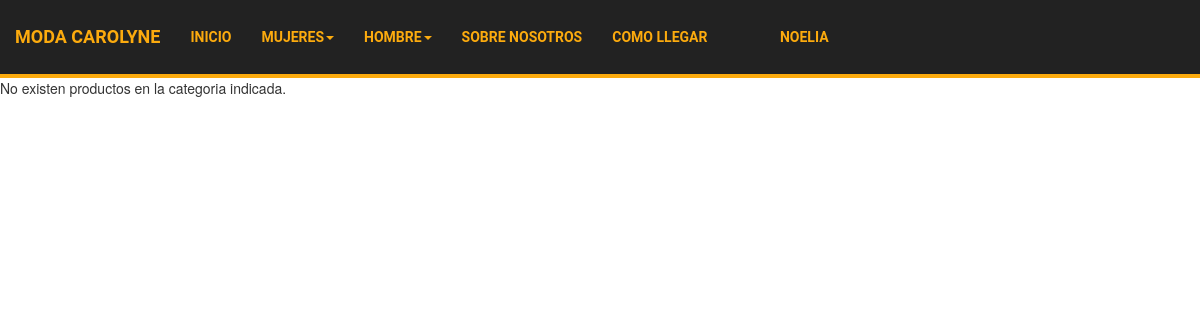
Page /usuarios/chaqueta-hombre.php (signed in) on the earlier database version.
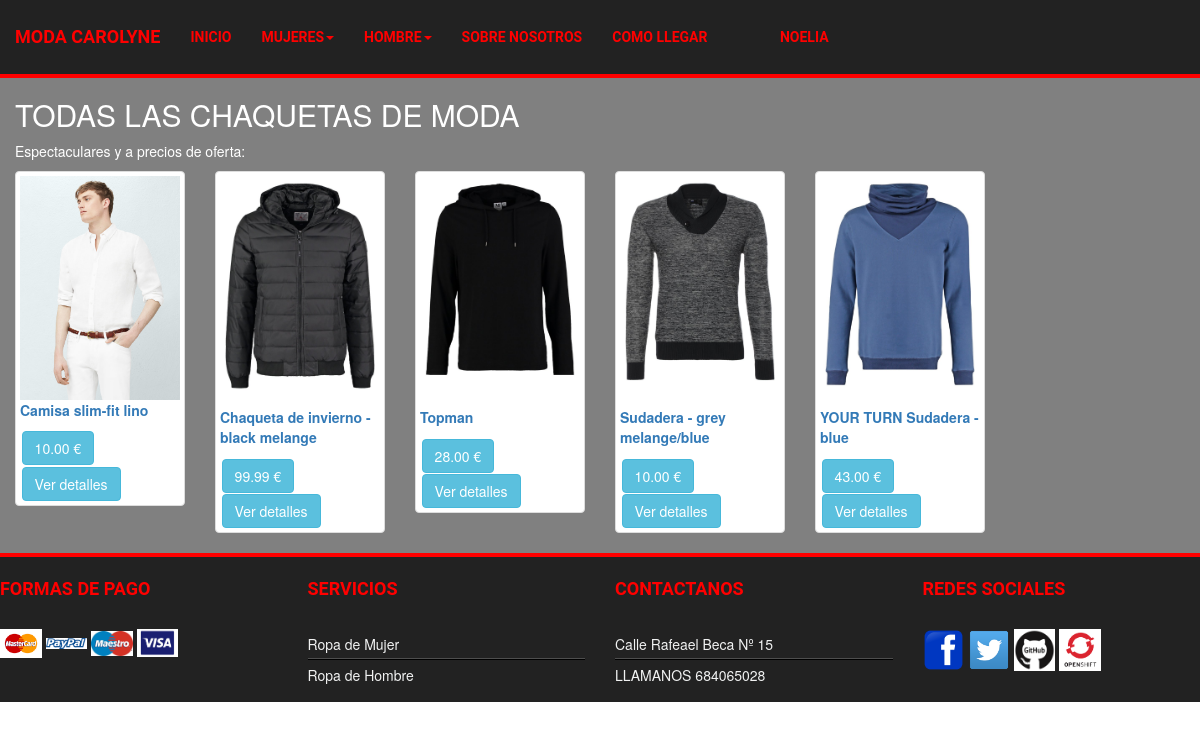
Same page on the later database version.
### tables this page shows
CREATE TABLE IF NOT EXISTS `producto` (
  `codproducto` int(6) NOT NULL AUTO_INCREMENT,
  `coddistribuidor` int(6) NOT NULL,
  `nombre` varchar(50) NOT NULL,
  `descripcion` varchar(3000) NOT NULL,
  `stock` int(6) NOT NULL,
  `foto` varchar(200) NOT NULL,
  `categoria` varchar(30) NOT NULL,
  `precio` double(4,2) NOT NULL,
  `sexo` varchar(10) NOT NULL,
  PRIMARY KEY (`codproducto`),
  KEY `fk_producto_1_idx` (`coddistribuidor`)
);

### usuarios/chaqueta-hombre.php (the view, shortened to what this page needs)
<?php
  include_once("../plantilla/db_configuration.php");
?>
<!DOCTYPE html>
<html lang="">
  <head>
    <link rel="stylesheet" href="http://maxcdn.bootstrapcdn.com/bootstrap/3.3.5/css/bootstrap.min.css">
	  <link rel="stylesheet" href="https://maxcdn.bootstrapcdn.com/font-awesome/4.5.0/css/font-awesome.min.css">
      <?php
      include "../plantilla/temas.php"
      ?>
    </head>
    <body>
      <?php
      if(isset($_SESSION['nombre'])){
      ?>
<?php
  include "../plantilla/header.php"
?>
<?php
$connection = new mysqli($db_host, $db_user, $db_password, $db_name);
$connection->set_charset("utf8");
$consulta=("SELECT * from producto where  categoria='chaquetas' and sexo='hombre';");
	$result = $connection->query($consulta);
  if (isset($result) && $result->num_rows==0) {
  echo "<p>
	No existen productos en la categoria indicada.
   </p>";
 } else {
   ?>
    <div class="container">
  <h2>TODAS LAS CHAQUETAS DE MODA</h2>
  <p>Espectaculares y a precios de oferta:</p>
  <div class="row">
    <?php
    while($obj = $result->fetch_object()) {
    echo "<div class='col-md-2'>";
    echo "<a href='clienteproducto.php?id=$obj->codproducto' class='thumbnail'>";
    echo "<img src='../imagenes/$obj->foto'>";
      echo "<p id='parrafo'><b>$obj->nombre</b></p>";
    echo "<button type='button' class='btn btn-info'>$obj->precio €</button>";
    if($obj->stock<=0){
      echo "<button type='button' class='btn btn-danger'>Ver detalles</button>";
    }else{
        echo "<button type='button' class='btn btn-info'>Ver detalles</button>";
    }?>
      </a>
    </div>
<?php } ?>
  </div>
</div>
<?php
  include "../plantilla/foot.php"
?>
<?php
}
}else{
  header("Location:registro.php");
}
  ?>
    </body>
</html>

### plantilla/temas.php (shortened to what this page needs)
  <?php
    switch ($_SESSION["estilo"]) {
    case 0:
        echo '<link rel="stylesheet" href="../css/default.css">';
        break;
    case 2:
        echo '<link rel="stylesheet" href="../css/plantilla2.css">';
        break;
}
    ?>

### plantilla/header.php (shortened to what this page needs)
<header>
     <nav class="navbar navbar-inverse navbar-static-top" role="navigation" id="cabeza">
    <div class="navbar-header">
      <a class="navbar-brand" href="#" >MODA carolyne</a>
    </div>
    <div class="collapse navbar-collapse navbar-ex1-collapse">
      <ul class="nav navbar-nav">
        <li ><a href="../usuarios/index.php">INICIO</a></li>
        <li class="dropdown">
          <a href="#" class="dropdown-toggle" data-toggle="dropdown">
            MUJERES<b class="caret"></b>
          </a>
        </li>
        <li class="dropdown">
          <a href="#" class="dropdown-toggle" data-toggle="dropdown">
            HOMBRE<b class="caret"></b>
          </a>
        </li>
        <li><a href="sobre.php">SOBRE NOSOTROS</a></li>
        <li><a href="ubicacion.php">COMO LLEGAR</a></li>
        <li>
      <?PHP
      if(isset($_SESSION['nombre']) && $_SESSION['nombre'] != ''){
      ?>
      <div class="container-fluid">
          <ul class="nav navbar-nav" id="login">
            <li class="dropdown">
              <a href="#" class="dropdown-toggle" data-toggle="dropdown"><b>
                <?PHP
                echo $_SESSION['nombre']; ?></b> </a>
            </li>
          </ul>
		</div>
      <?php
      }
      ?>
		</li>
      </ul>
    </div>
  </nav>
  </header>

### plantilla/foot.php
<section class="footer">
      <div class="row">
        <div class="col-lg-3  col-md-3 col-sm-3">
            <div class="footer_dv">
                <h4>FORMAS DE PAGO</h4>
               <img src="../imagenes/tarjetas/1.png">
              <img src="../imagenes/tarjetas/2.png">
                <img src="../imagenes/tarjetas/3.jpg">
              <img src="../imagenes/tarjetas/4.jpg">
              </div>
          </div>
          <div class="col-lg-3  col-md-3 col-sm-3">
            <div class="footer_dv">
                <h4>SERVICIOS</h4>
                <ul id="listas">
                    <li>Ropa de Mujer</li>
                      <li>Ropa de Hombre</li>
                  </ul>
              </div>
          </div>
          <div class="col-lg-3  col-md-3 col-sm-3">
            <div class="footer_dv">
                <h4>Contactanos</h4>
                <ul id="listas">
                    <li>Calle Rafeael Beca Nº 15</li>
                      <li>LLAMANOS 684065028</li>
                  </ul>
            </div>
          </div>
          <div class="col-lg-3  col-md-3 col-sm-3">
              <div class="footer_dv">
                  <h4>REDES SOCIALES</h4>
                  <a href="https://github.com/"><img src="../imagenes/logotipo/1.png"></a>
                  <a href="https://github.com/"><img src="../imagenes/logotipo/2.png"></a>
                  <a href="https://github.com/"><img src="../imagenes/logotipo/4.gif"></a>
                  <a href="https://github.com/"><img src="../imagenes/logotipo/5.png"></a>
                </div>
          </div>
        </div>
</section>

### css/plantilla2.css (style rules this page uses)
.navbar { margin-bottom: 0; }
#cabeza { background: #222222 none repeat scroll 0 0; border-bottom: 4px solid red; margin: 0; padding: 1% 0; }
#cabeza a { color:red; font-family: roboto; font-weight: bold; text-transform: uppercase; }
.container { width: 100%; height: 15%; background-color: gray; color:white; }
#login { margin-left:35%; }
.footer { background: #222222 none repeat scroll 0 0; border-top: 4px solid red; margin: 0; padding: 1% 0; }
.footer img { width: 15%; height: 15%; }
.footer_dv { width: 100%; }
#listas { color:blue; }
.footer_dv h4 { color: red; font-family: roboto; font-weight: bold; margin-bottom: 30px; text-transform: uppercase; }
.footer_dv ul { list-style: outside none none; margin: 0; padding: 0; }
.footer_dv ul li:first-child { border-top: medium none; box-shadow: none; }
.footer_dv ul li { border-top: 1px solid #000; box-shadow: 0 -1px 0 rgba(255, 255, 255, 0.2); color: #f1f2f2; padding: 5px 0; }
button { padding: 2%; margin: 1%; }

### css/default.css (style rules this page uses)
.navbar { margin-bottom: 0; }
#cabeza { background: #222222 none repeat scroll 0 0; border-bottom: 4px solid #fcab0e; margin: 0; padding: 1% 0; }
#cabeza a { color:#fcab0e; font-family: roboto; font-weight: bold; text-transform: uppercase; }
#login { margin-left:35%; }

Differences in the rows shown:
added producto: foto (picture), nombre "Camisa slim-fit lino", precio "10.00", stock "Ver detalles"
added producto: foto (picture), nombre "Chaqueta de invierno - black melange", precio "99.99", stock "Ver detalles"
added producto: foto (picture), nombre "Topman", precio "28.00", stock "Ver detalles"
added producto: foto (picture), nombre "Sudadera - grey melange/blue", precio "10.00", stock "Ver detalles"
added producto: foto (picture), nombre "YOUR TURN Sudadera - blue", precio "43.00", stock "Ver detalles"
Other differences:
text no longer shown: "No existen productos en la categoria indicada."
text now shown: "TODAS LAS CHAQUETAS DE MODA Espectaculares y a precios de oferta: FORMAS DE PAGO SERVICIOS Ropa de Mujer Ropa de Hombre CONTACTANOS Calle Rafeael Beca Nº 15 LLAMANOS 684065028 REDES SOCIALES"
